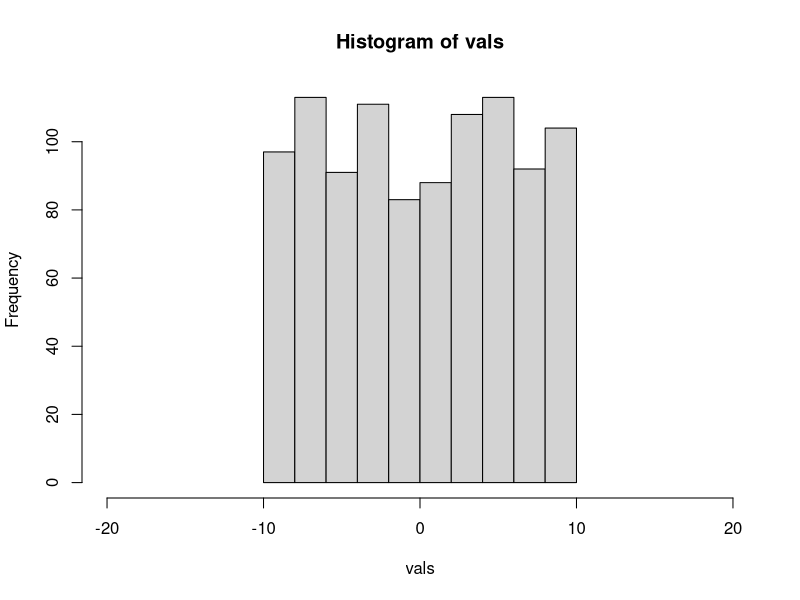
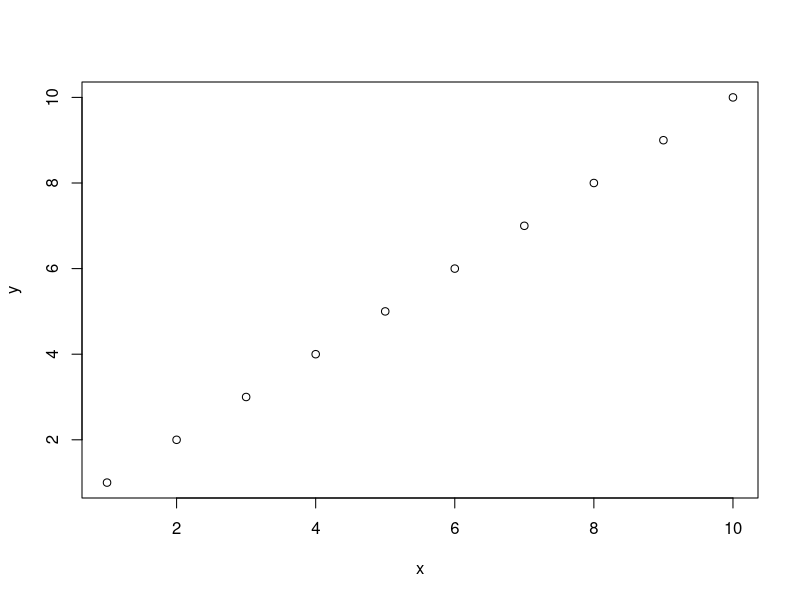
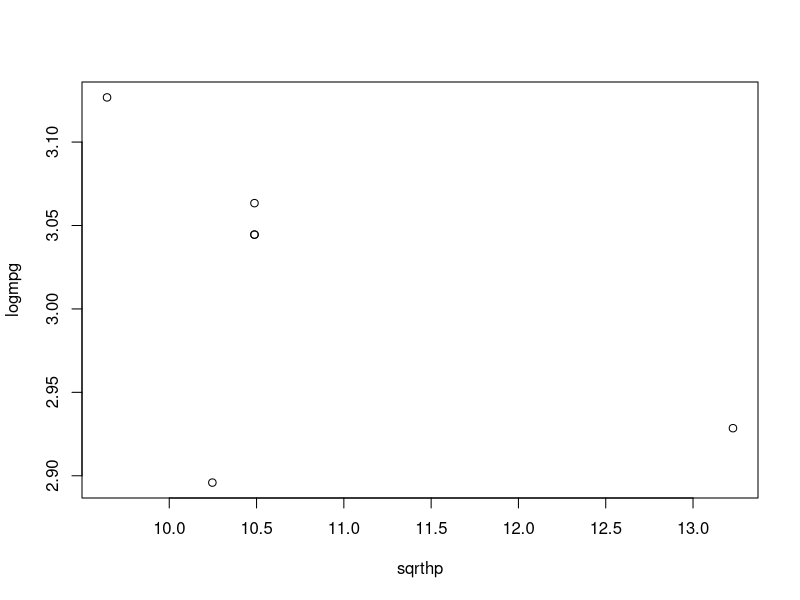
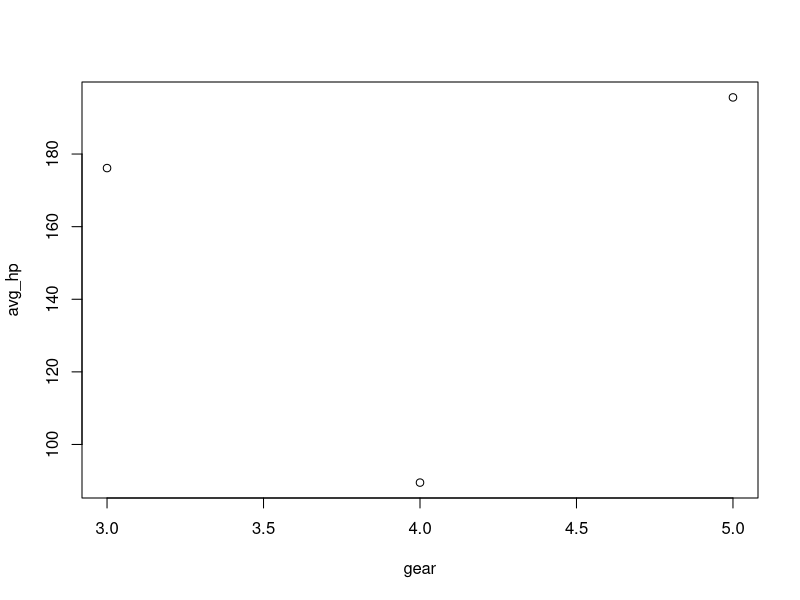
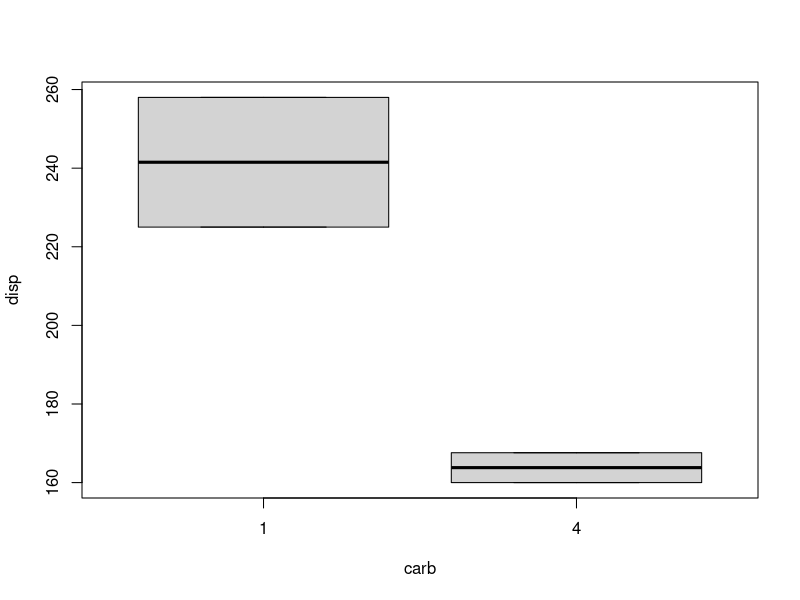

Source code (R) for these figures, in order:
#'---------HEADER---------
#'@title Simulation, Dplyr, and All that
#'@author Nina McDonnell
#'@Date 9/18/20
#'
#'---------PIPES---------------
#pipies

vec<-1:10

#we want log of sqrt of length.  We could do this with many cluttery objects:
len <- length(vec)
sq <- sqrt(len)
log(sq)

#Or ugly nested functions:
log(sqrt(length(vec)))

#neater, but still a hot mess:

log(
  sqrt(
    length(vec)
  )
)

#what if we could do something with plain language? PIPIES! 
#You will need to load library "magrittr" for pipies

library(magrittr)

#pipe for summation. Says "i want to pass 1:10 through function sum()
1:10 %>% sum()

#pipe shorthand is cmd+shift+m on mac
#we want vec of 1:10:
1:10 %>%
  #take its length,
  length() %>%
  #take sqrt length,
  sqrt()  %>%
  #take the log
  log()

#Let’s try a few exercises with pipes.
#1. Use pipes to sum the log of 100:200.
#2. Use pipes to take the square root of the mean of 100 random uniform numbers.
#3. Let’s dive into the guts of R. Using the mtcars data frame, get it’s summary and str that summary. What do you get back?

100:200 %>%
  log()%>%
  sum()

runif(100)%>%
  mean()%>%
  sqrt()

data(mtcars)%>%
  summary(mtcars)%>%
  str(mtcars)

#----------------BASE PLOT-----------
vals <- runif(n=1000, min=-10, max=10)

#histogram
hist(vals, xlim= c(-20, 20))

#scatter plot
my_df <- data.frame(x=1:10, y=1:10)
plot(y~x, data=my_df)

#--------DPLYR---------------
#used for data manipulation and aggregation

library(dplyr)

#mutate- we add a new column to the data!
mtcars2 <- mutate(mtcars, logmpg = log(mpg))
head(mtcars2)

#incorporate pipes!
mtcars2 <- mtcars %>%
  mutate(mtcars, logmpg = log(mpg),
         sqrt_cyl = sqrt(cyl))
head(mtcars2)

#group_by
# I want to add a column that has the average
# mpg for each # of grears...

mtcars_group <- mtcars %>%
  group_by(gear)%>%
  mutate(avg_mpg=mean(mpg))

#^ made a tibble instead of plain data frame- can include additional properties, such as groups!

#to remove groups:
#ALWAYS UNGROUP AFTER YOU MUTATE!!
mtcars_group <- mtcars %>%
  group_by(gear)%>%
  mutate(avg_mpg=mean(mpg))%>%
  ungroup()

View(mtcars_group)

#summarize
#we want to create a defived data set
#lets say we want the avg and sd of mpg by gear and ONLY THAT

mtcars_summary <- mtcars %>%
  group_by(gear)%>%
  summarize(avg_mpg=mean(mpg),
            sd_mpg= sd(mpg))
mtcars_summary
#output is 3x3 table. Summarize ungrouped for us (see console message), but to be safe you could still manually ungroup.

#filter
#remove all data where #cylinders=4
unique(mtcars$cyl) #we start with values of cyl=4

#apply filter...
mtcars_filter <- mtcars %>% 
  filter(cyl !=4) #this is a boolean, so == for true, not just =

unique(mtcars_filter$cyl)
#we can see that there are no longer values of cyl= 4

#the ! and NOT
TRUE
FALSE 
!TRUE #means not true (false)
!FALSE

#select
#only choose certain columns

mtcars %>% 
  select(mpg) %>% 
  head()
#returns ONLY the mpg column

#How about everthing but mpg? Use (- OR !) to get rid of column
mtcars %>% 
  select(!mpg) %>% 
  head()

#Just a few columns
mtcars %>% 
  select(gear, carb, disp) %>% 
  head()

#all columns with an "m" in them...
mtcars %>% 
  select(contains("m")) %>% 
  head()

#you can also reorder columns!

# DPLYR Exercises
#1. Add some columns to mtcars to plot the log of mpg by the 
#square root of hp.

#2. Get the average hp per gear and plot them against each other.

#3. Make a data fame for only 6 cylinder engines with only the 
#disp and carb columns. Create a boxplot of how carb influences disp.
# boxplot()

#1
head(mtcars)
mtcars_logmpg <- mtcars %>%
  mutate(logmpg=log(mpg))%>%
  mutate(sqrthp=sqrt(hp))%>%
  head()

plot(logmpg~sqrthp, data=mtcars_logmpg)

#2
mtcars_hpgear <- mtcars %>%
  group_by(gear)%>%
  summarize(avg_hp=mean(hp))

plot(avg_hp~gear, data=mtcars_hpgear)

#3
mtcars %>% 
  select(cyl, carb, disp) %>% 
  filter(cyl==6)%>% 
  head() %>% 
  boxplot(disp~carb, data=.)

#'---------SIMULATIONS--------
#'Now we're entering a simulated world:
#'Computers are great at doing simulations
#'Functions to do this:
#Base::replicate (the :: means that function comes from that package, packagea

replicate(n=10, sum(1:100))

#purrr:map_dbl (dbl means double)
library(purrr)

map_dbl(1:10, ~sum(1:100)) #needs tilda for complex function. Gives same as the replicate

map_dbl(1:10, ~sum(1:.x)) #1:10 is split into 10 pieces, each called ".x". ".x" is a stand in for each number in the 1:10 sequence
#^it is summing (1:1), then (1:2), then (1:3), etc...

map_df(1:10, ~data.frame(x=.x,
                         y=sum(1:.x)))  #map dataframe

#couple with random number generation to make simulations!!

#Exercises:
#Use replicate() to repeatedly average the numbers 1:10 seven times.
replicate(n=7, mean(1:10))

#Do the same thing with map_dbl() - also what happens if you use other map functions?
map_dbl(1:7, ~mean(1:10))

# Start with a vector:
my_vec <- c(11, 10, 10, 9, 10, 11, 10, 9, 10, 
            12, 9, 11, 8, 11, 11, 10, 11, 10, 
            11, 9)
#Use map_df() to make a data frame that, for the numbers 3 through 15, returns two columns. One is the the average of the element of the vector 1 through the chosen number, the second is the standard deviation.
#e.g. 10.2 for a mean - but the 10 will be .x for you!
map_df(3:15, ~data.frame(m = mean(my_vec[1:.x]),
                         s = sd (my_vec[1:.x])))
